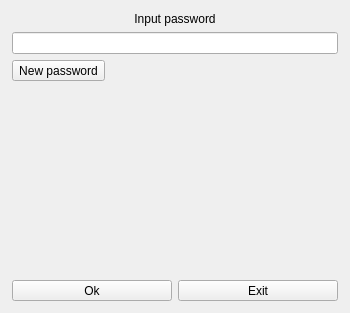
<?xml version="1.0" encoding="UTF-8"?>
<ui version="4.0">
 <class>LoginDialog</class>
 <widget class="QDialog" name="LoginDialog">
  <property name="geometry">
   <rect>
    <x>0</x>
    <y>0</y>
    <width>350</width>
    <height>313</height>
   </rect>
  </property>
  <property name="sizePolicy">
   <sizepolicy hsizetype="Fixed" vsizetype="Fixed">
    <horstretch>0</horstretch>
    <verstretch>0</verstretch>
   </sizepolicy>
  </property>
  <property name="minimumSize">
   <size>
    <width>350</width>
    <height>0</height>
   </size>
  </property>
  <property name="maximumSize">
   <size>
    <width>350</width>
    <height>16777215</height>
   </size>
  </property>
  <property name="windowTitle">
   <string/>
  </property>
  <layout class="QVBoxLayout" name="verticalLayout" stretch="0">
   <property name="spacing">
    <number>6</number>
   </property>
   <property name="leftMargin">
    <number>12</number>
   </property>
   <property name="topMargin">
    <number>12</number>
   </property>
   <property name="rightMargin">
    <number>12</number>
   </property>
   <property name="bottomMargin">
    <number>12</number>
   </property>
   <item>
    <widget class="QStackedWidget" name="stackedWidget">
     <property name="currentIndex">
      <number>0</number>
     </property>
     <widget class="QWidget" name="loginPage">
      <layout class="QVBoxLayout" name="verticalLayout_2">
       <property name="spacing">
        <number>6</number>
       </property>
       <property name="leftMargin">
        <number>0</number>
       </property>
       <property name="topMargin">
        <number>0</number>
       </property>
       <property name="rightMargin">
        <number>0</number>
       </property>
       <property name="bottomMargin">
        <number>0</number>
       </property>
       <item>
        <widget class="QLabel" name="titleLabel">
         <property name="text">
          <string>Input password</string>
         </property>
         <property name="alignment">
          <set>Qt::AlignCenter</set>
         </property>
         <property name="indent">
          <number>0</number>
         </property>
        </widget>
       </item>
       <item>
        <widget class="QLineEdit" name="passwordLineEdit"/>
       </item>
       <item>
        <widget class="QToolButton" name="newPasswordButton">
         <property name="text">
          <string>New password</string>
         </property>
        </widget>
       </item>
       <item>
        <widget class="QLabel" name="errorLabel">
         <property name="text">
          <string/>
         </property>
         <property name="alignment">
          <set>Qt::AlignCenter</set>
         </property>
        </widget>
       </item>
       <item>
        <spacer name="verticalSpacer">
         <property name="orientation">
          <enum>Qt::Vertical</enum>
         </property>
         <property name="sizeHint" stdset="0">
          <size>
           <width>20</width>
           <height>40</height>
          </size>
         </property>
        </spacer>
       </item>
       <item>
        <layout class="QHBoxLayout" name="buttonLayout">
         <item>
          <widget class="QToolButton" name="okButton">
           <property name="sizePolicy">
            <sizepolicy hsizetype="Expanding" vsizetype="Fixed">
             <horstretch>0</horstretch>
             <verstretch>0</verstretch>
            </sizepolicy>
           </property>
           <property name="text">
            <string>Ok</string>
           </property>
          </widget>
         </item>
         <item>
          <widget class="QToolButton" name="exitButton">
           <property name="sizePolicy">
            <sizepolicy hsizetype="Expanding" vsizetype="Fixed">
             <horstretch>0</horstretch>
             <verstretch>0</verstretch>
            </sizepolicy>
           </property>
           <property name="text">
            <string>Exit</string>
           </property>
          </widget>
         </item>
        </layout>
       </item>
      </layout>
     </widget>
     <widget class="QWidget" name="setPasswordPage">
      <layout class="QVBoxLayout" name="verticalLayout_6">
       <property name="spacing">
        <number>6</number>
       </property>
       <property name="leftMargin">
        <number>0</number>
       </property>
       <property name="topMargin">
        <number>0</number>
       </property>
       <property name="rightMargin">
        <number>0</number>
       </property>
       <property name="bottomMargin">
        <number>0</number>
       </property>
       <item>
        <widget class="QFrame" name="oldPasswordFrame">
         <layout class="QVBoxLayout" name="verticalLayout_3">
          <item>
           <widget class="QLabel" name="oldPasswordLabel">
            <property name="text">
             <string>Input old password</string>
            </property>
           </widget>
          </item>
          <item>
           <widget class="QLineEdit" name="oldPasswordLineEdit"/>
          </item>
         </layout>
        </widget>
       </item>
       <item>
        <widget class="QFrame" name="newPasswordFrame">
         <layout class="QVBoxLayout" name="verticalLayout_4">
          <item>
           <widget class="QLabel" name="newPasswordLabel">
            <property name="text">
             <string>Input new password</string>
            </property>
           </widget>
          </item>
          <item>
           <widget class="QLineEdit" name="newPasswordLineEdit"/>
          </item>
         </layout>
        </widget>
       </item>
       <item>
        <widget class="QFrame" name="repeatPasswordFrame">
         <layout class="QVBoxLayout" name="verticalLayout_5">
          <item>
           <widget class="QLabel" name="repeatPasswordLabel">
            <property name="text">
             <string>Repeat new password</string>
            </property>
           </widget>
          </item>
          <item>
           <widget class="QLineEdit" name="repeatPasswordLineEdit"/>
          </item>
         </layout>
        </widget>
       </item>
       <item>
        <spacer name="verticalSpacer_2">
         <property name="orientation">
          <enum>Qt::Vertical</enum>
         </property>
         <property name="sizeHint" stdset="0">
          <size>
           <width>20</width>
           <height>40</height>
          </size>
         </property>
        </spacer>
       </item>
       <item>
        <layout class="QHBoxLayout" name="horizontalLayout">
         <item>
          <widget class="QToolButton" name="saveButton">
           <property name="sizePolicy">
            <sizepolicy hsizetype="Expanding" vsizetype="Fixed">
             <horstretch>0</horstretch>
             <verstretch>0</verstretch>
            </sizepolicy>
           </property>
           <property name="text">
            <string>Save</string>
           </property>
          </widget>
         </item>
         <item>
          <widget class="QToolButton" name="cancelButton">
           <property name="sizePolicy">
            <sizepolicy hsizetype="Expanding" vsizetype="Fixed">
             <horstretch>0</horstretch>
             <verstretch>0</verstretch>
            </sizepolicy>
           </property>
           <property name="text">
            <string>Cancel</string>
           </property>
          </widget>
         </item>
        </layout>
       </item>
      </layout>
     </widget>
    </widget>
   </item>
  </layout>
 </widget>
 <resources/>
 <connections/>
</ui>
